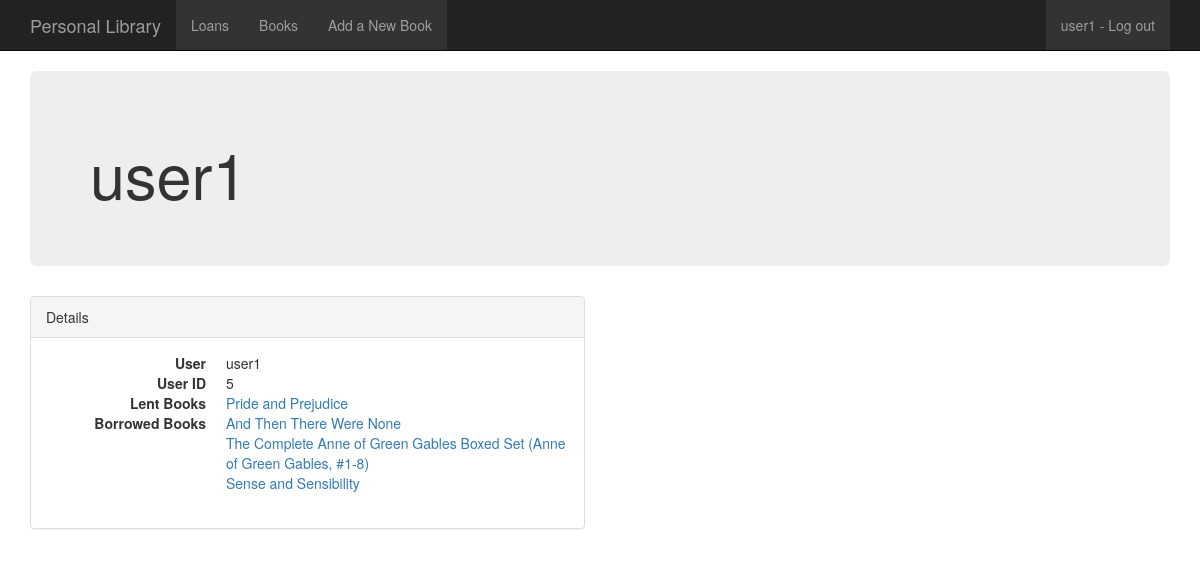
Before: /user/5 with the older database file.
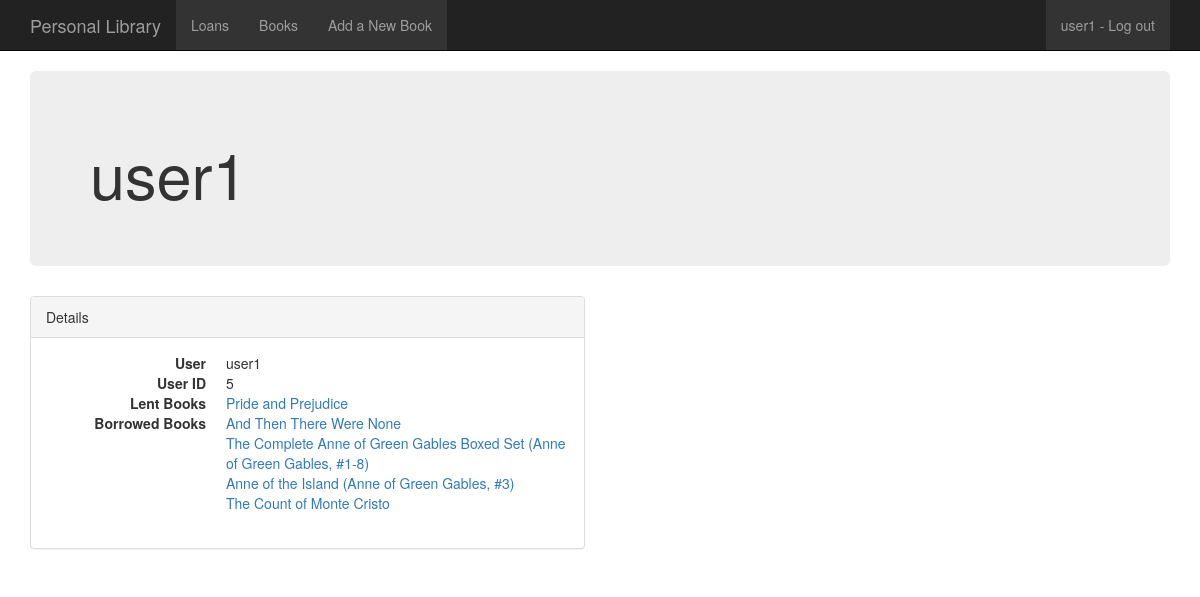
After: the same page with the newer database file.
### libraryapp/models.py (models this page shows, shortened)
class Loans(models.Model):
	date_created = models.DateTimeField(auto_now_add=True)
	borrowed_from = models.ForeignKey(User, related_name='borrowed_from')
	borrower = models.ForeignKey(User, related_name='borrower')
	book = models.ForeignKey(Book, related_name='loans')

class Book(models.Model):
	title = models.CharField(max_length=256)
	isbn = models.IntegerField(null=True)
	author = models.ForeignKey(Author, related_name='books')
	small_image_url = models.URLField(max_length=200, null=True, blank=True)
	publisher = models.CharField(max_length=256, null=True)
	num_pages = models.IntegerField(null=True)
	pubyear = models.IntegerField(null=True, blank=True, default=0)
	pubday = models.IntegerField(null=True, blank=True)
	pubmonth = models.IntegerField(choices=MONTHS, null=True, blank=True)
	rating = models.CharField(max_length=256, null=True)
	url = models.URLField(max_length=200, null=True, blank=True)
	description = models.CharField(max_length=10000, null=True)

### libraryapp/views.py (the view)
# urls.py: url(r'^user/(?P<pk>\d+)$', UserDetail.as_view(), name='user_detail'),
class UserDetail(DetailView):
    model = User
    def get_context_data(self, **kwargs):
        context = super(UserDetail, self).get_context_data(**kwargs)
        context['borrower'] = self.object.borrower.all()
        context['borrowed_from'] = self.object.borrowed_from.all()
        return context

### libraryapp/templates/auth/user_detail.html (shortened to what this page needs)
{% extends 'libraryapp/base.html' %}
{% block content %}
<div class="container">
  <div class="jumbotron">
    <h1>{{user}}</h1>
  </div>
  <div class="row">
    <div class="col-md-6">
      <div class="panel panel-default">
        <div class="panel-heading">Details</div>
        <div class="panel-body">
          <dl class="dl-horizontal">
          	<dt>User</dt>
            <dd>{{user}}</dd>
            <dt>User ID</dt>
            <dd>{{user.id}}</dd>
            <dt>Lent Books</dt>
            {% for lent in borrowed_from %}
            <dd><a href = "/books/{{lent.book.id}}">{{lent.book.title}}</a></dd>
            {% endfor %}
            <dt>Borrowed Books</dt>
            {% for borrow in borrower %}
            <dd><a href = "/books/{{borrow.book.id}}">{{borrow.book.title}}</a></dd>
            {% endfor %}
          </dl>
        </div>
      </div>
    </div>
{% endblock %}

Changed rows visible on the page:
removed Loans: book "Sense and Sensibility"
added Loans: book "Anne of the Island (Anne of Green Gables, #3)"
added Loans: book "The Count of Monte Cristo"
